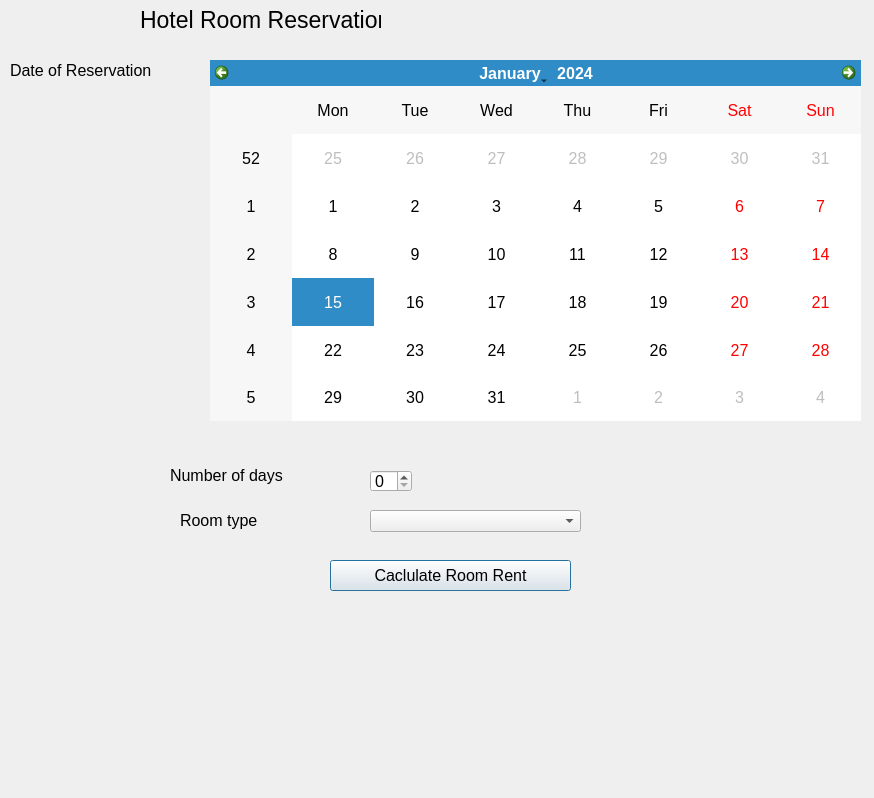
<?xml version="1.0" encoding="UTF-8"?>
<ui version="4.0">
 <class>Dialog</class>
 <widget class="QDialog" name="Dialog">
  <property name="geometry">
   <rect>
    <x>0</x>
    <y>0</y>
    <width>874</width>
    <height>798</height>
   </rect>
  </property>
  <property name="windowTitle">
   <string>Dialog</string>
  </property>
  <widget class="QLabel" name="label">
   <property name="geometry">
    <rect>
     <x>140</x>
     <y>10</y>
     <width>241</width>
     <height>20</height>
    </rect>
   </property>
   <property name="font">
    <font>
     <pointsize>17</pointsize>
    </font>
   </property>
   <property name="text">
    <string>Hotel Room Reservation</string>
   </property>
  </widget>
  <widget class="QLabel" name="label_2">
   <property name="geometry">
    <rect>
     <x>10</x>
     <y>60</y>
     <width>161</width>
     <height>20</height>
    </rect>
   </property>
   <property name="font">
    <font>
     <pointsize>12</pointsize>
    </font>
   </property>
   <property name="text">
    <string>Date of Reservation</string>
   </property>
  </widget>
  <widget class="QLabel" name="label_3">
   <property name="geometry">
    <rect>
     <x>170</x>
     <y>460</y>
     <width>161</width>
     <height>31</height>
    </rect>
   </property>
   <property name="font">
    <font>
     <pointsize>12</pointsize>
    </font>
   </property>
   <property name="text">
    <string>Number of days</string>
   </property>
  </widget>
  <widget class="QCalendarWidget" name="calendarWidget">
   <property name="geometry">
    <rect>
     <x>210</x>
     <y>60</y>
     <width>651</width>
     <height>361</height>
    </rect>
   </property>
   <property name="font">
    <font>
     <pointsize>12</pointsize>
    </font>
   </property>
  </widget>
  <widget class="QSpinBox" name="spinBox">
   <property name="geometry">
    <rect>
     <x>370</x>
     <y>470</y>
     <width>42</width>
     <height>22</height>
    </rect>
   </property>
   <property name="font">
    <font>
     <pointsize>12</pointsize>
    </font>
   </property>
  </widget>
  <widget class="QLabel" name="label_4">
   <property name="geometry">
    <rect>
     <x>180</x>
     <y>510</y>
     <width>111</width>
     <height>20</height>
    </rect>
   </property>
   <property name="font">
    <font>
     <pointsize>12</pointsize>
    </font>
   </property>
   <property name="text">
    <string>Room type</string>
   </property>
  </widget>
  <widget class="QComboBox" name="comboBox">
   <property name="geometry">
    <rect>
     <x>370</x>
     <y>510</y>
     <width>211</width>
     <height>22</height>
    </rect>
   </property>
   <property name="font">
    <font>
     <pointsize>12</pointsize>
    </font>
   </property>
  </widget>
  <widget class="QPushButton" name="pushButton">
   <property name="geometry">
    <rect>
     <x>330</x>
     <y>560</y>
     <width>241</width>
     <height>31</height>
    </rect>
   </property>
   <property name="font">
    <font>
     <pointsize>12</pointsize>
    </font>
   </property>
   <property name="text">
    <string>Caclulate Room Rent</string>
   </property>
  </widget>
  <widget class="QLabel" name="Enteredinfo">
   <property name="geometry">
    <rect>
     <x>180</x>
     <y>610</y>
     <width>501</width>
     <height>51</height>
    </rect>
   </property>
   <property name="font">
    <font>
     <pointsize>12</pointsize>
    </font>
   </property>
   <property name="text">
    <string/>
   </property>
  </widget>
  <widget class="QLabel" name="RoomRentinfo">
   <property name="geometry">
    <rect>
     <x>170</x>
     <y>690</y>
     <width>501</width>
     <height>51</height>
    </rect>
   </property>
   <property name="font">
    <font>
     <pointsize>12</pointsize>
    </font>
   </property>
   <property name="text">
    <string/>
   </property>
  </widget>
 </widget>
 <resources/>
 <connections/>
</ui>
